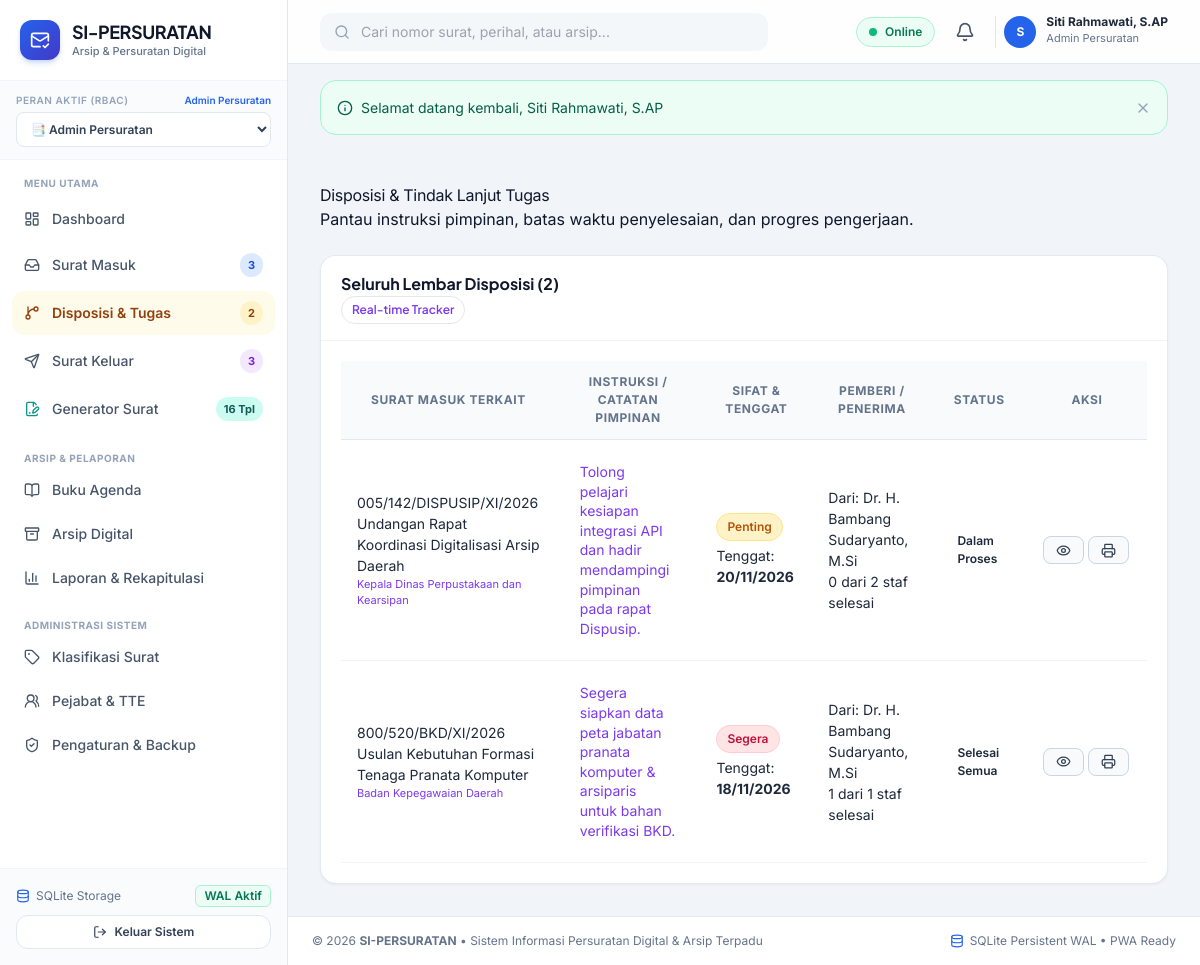
Page /public/disposisi/index.php (signed in) on the committed database.
### tables this page shows
CREATE TABLE users (
    id INTEGER PRIMARY KEY AUTOINCREMENT,
    username TEXT NOT NULL UNIQUE,
    email TEXT NOT NULL UNIQUE,
    password_hash TEXT NOT NULL,
    full_name TEXT NOT NULL,
    nip TEXT,
    jabatan TEXT,
    phone TEXT,
    role_id INTEGER NOT NULL,
    avatar TEXT,
    is_active INTEGER NOT NULL DEFAULT 1,
    created_at DATETIME DEFAULT CURRENT_TIMESTAMP,
    updated_at DATETIME DEFAULT CURRENT_TIMESTAMP,
    deleted_at DATETIME DEFAULT NULL,
    FOREIGN KEY (role_id) REFERENCES roles (id) ON DELETE RESTRICT
);

CREATE TABLE roles (
    id INTEGER PRIMARY KEY AUTOINCREMENT,
    name TEXT NOT NULL,
    slug TEXT NOT NULL UNIQUE,
    description TEXT,
    created_at DATETIME DEFAULT CURRENT_TIMESTAMP
);

CREATE TABLE disposisi (
    id INTEGER PRIMARY KEY AUTOINCREMENT,
    surat_masuk_id INTEGER NOT NULL,
    pemberi_user_id INTEGER NOT NULL,
    sifat TEXT NOT NULL DEFAULT 'biasa', -- 'biasa', 'penting', 'rahasia', 'segera'
    tenggat_waktu DATE,
    catatan_instruksi TEXT NOT NULL,
    created_at DATETIME DEFAULT CURRENT_TIMESTAMP,
    updated_at DATETIME DEFAULT CURRENT_TIMESTAMP,
    FOREIGN KEY (surat_masuk_id) REFERENCES surat_masuk (id) ON DELETE RESTRICT,
    FOREIGN KEY (pemberi_user_id) REFERENCES users (id) ON DELETE RESTRICT
);

### public/disposisi/index.php (the view, shortened to what the rows shown need)
<?php
require_once __DIR__ . '/../../config/app.php';
$currentUser = Auth::user();
$db = Database::getInstance();
$isPimpinanOrAdmin = Auth::hasRole(['superadmin', 'admin_persuratan', 'pimpinan', 'sekretaris']);
if ($isPimpinanOrAdmin) {
    $disposisiList = $db->query("
        SELECT d.*, sm.nomor_surat, sm.perihal, sm.pengirim, sm.asal_instansi,
               u.full_name as pemberi_nama,
               (SELECT COUNT(*) FROM disposisi_detail WHERE disposisi_id = d.id) as total_penerima,
               (SELECT COUNT(*) FROM disposisi_detail WHERE disposisi_id = d.id AND status = 'selesai') as total_selesai
        FROM disposisi d
        JOIN surat_masuk sm ON d.surat_masuk_id = sm.id
        JOIN users u ON d.pemberi_user_id = u.id
        WHERE sm.deleted_at IS NULL
        ORDER BY d.created_at DESC
    ")->fetchAll();
} else {
    $disposisiList = Disposisi::getMyDisposisi($currentUser['id']);
}
require_once APP_PATH . '/views/layouts/header.php';
?>
<div class="card border-0 shadow-sm rounded-3">
    <div class="card-body p-0">
        <div class="table-responsive">
            <table class="table table-custom mb-0">
                <thead>
                    <tr>
                        <th>Surat Masuk Terkait</th>
                        <th>Instruksi / Catatan Pimpinan</th>
                        <th>Sifat & Tenggat</th>
                        <th>Pemberi / Penerima</th>
                        <th>Status</th>
                        <th width="120" class="text-center">Aksi</th>
                    </tr>
                </thead>
                <tbody>
                    <?php if (empty($disposisiList)): ?>
                        <tr>
                            <td colspan="6" class="text-center text-muted py-5">
                                <i data-lucide="git-pull-request" style="width:42px; height:42px;" class="mb-2 text-secondary opacity-50"></i>
                                <div>Tidak ada data disposisi.</div>
                            </td>
                        </tr>
                    <?php else: ?>
                        <?php foreach ($disposisiList as $row): ?>
                            <tr>
                                <td>
                                    <div class="fw-bold text-dark"><?= htmlspecialchars($row['nomor_surat']) ?></div>
                                    <div class="text-muted small text-truncate" style="max-width: 220px;" title="<?= htmlspecialchars($row['perihal']) ?>">
                                        <?= htmlspecialchars($row['perihal']) ?>
                                    </div>
                                    <div class="text-secondary" style="font-size: 11px;"><?= htmlspecialchars($row['pengirim'] ?? '') ?></div>
                                </td>
                                <td>
                                    <div class="p-2 bg-light rounded text-secondary small" style="max-width: 280px; line-height: 1.4;">
                                        <?= nl2br(htmlspecialchars($row['catatan_instruksi'])) ?>
                                    </div>
                                </td>
                                <td>
                                    <?php
                                    $sifatBadge = match($row['sifat']) {
                                        'penting' => 'bg-warning text-dark',
                                        'segera' => 'bg-danger text-white',
                                        'rahasia' => 'bg-dark text-white',
                                        default => 'bg-secondary text-white'
                                    };
                                    ?>
                                    <span class="badge <?= $sifatBadge ?>"><?= ucfirst($row['sifat']) ?></span>
                                    <div class="text-muted small mt-1">
                                        Tenggat: <?= !empty($row['tenggat_waktu']) ? '<strong>' . date('d/m/Y', strtotime($row['tenggat_waktu'])) . '</strong>' : '-' ?>
                                    </div>
                                </td>
                                <td>
                                    <div class="small fw-semibold text-dark">Dari: <?= htmlspecialchars($row['pemberi_nama']) ?></div>
                                    <?php if ($isPimpinanOrAdmin): ?>
                                        <div class="text-muted small"><?= $row['total_selesai'] ?> dari <?= $row['total_penerima'] ?> staf selesai</div>
                                    <?php endif; ?>
                                </td>
                                <td>
                                    <?php if ($isPimpinanOrAdmin): ?>
                                        <?php if ($row['total_selesai'] == $row['total_penerima'] && $row['total_penerima'] > 0): ?>
                                            <span class="badge badge-soft-success">Selesai Semua</span>
                                        <?php else: ?>
                                            <span class="badge badge-soft-warning">Dalam Proses</span>
                                        <?php endif; ?>
                                    <?php endif; ?>
                                </td>
                                <td>
                                    <div class="d-flex justify-content-center gap-1">
                                        <a href="<?= url('surat_masuk/detail.php') ?>?id=<?= $row['surat_masuk_id'] ?>" class="btn btn-sm btn-light border p-1" title="Lihat Surat & Disposisi">
                                            <i data-lucide="eye" style="width: 15px; height: 15px;"></i>
                                        </a>
                                        <a href="<?= url('disposisi/cetak.php') ?>?id=<?= $row['id'] ?? $row['disposisi_id'] ?>" target="_blank" class="btn btn-sm btn-light border p-1 text-primary" title="Cetak Lembar Disposisi">
                                            <i data-lucide="printer" style="width: 15px; height: 15px;"></i>
                                        </a>
                                    </div>
                                </td>
                            </tr>
                        <?php endforeach; ?>
                    <?php endif; ?>
                </tbody>
            </table>
        </div>
    </div>
</div>
<?php require_once APP_PATH . '/views/layouts/footer.php'; ?>

### app/views/layouts/header.php (shortened to what the rows shown need)
<!DOCTYPE html>
<html lang="id">
<head>
    <script src="https://cdn.tailwindcss.com"></script>
</head>
<body class="antialiased selection:bg-blue-100 selection:text-blue-900">
<div class="min-h-screen flex flex-col lg:flex-row">
    <?php require_once APP_PATH . '/views/layouts/sidebar.php'; ?>
    <div class="flex-1 flex flex-col min-w-0 pb-20 lg:pb-0">
        <header class="sticky top-0 z-30 bg-white/90 backdrop-blur-md border-b border-slate-200 px-4 lg:px-8 h-16 flex items-center justify-between gap-4">
            <div class="flex items-center gap-2 sm:gap-3">
                <div class="relative">
                    <button onclick="toggleDropdown('user-menu')" class="flex items-center gap-2.5 pl-2 border-l border-slate-200 hover:opacity-90 transition">
                        <div class="w-8 h-8 rounded-full bg-blue-600 text-white font-bold text-xs flex items-center justify-center shadow-xs">
                            <?= strtoupper(substr($currentUser['full_name'] ?? 'U', 0, 1)) ?>
                        </div>
                        <div class="hidden md:block text-left">
                            <p class="text-xs font-bold text-slate-800 leading-none"><?= htmlspecialchars($currentUser['full_name'] ?? 'User') ?></p>
                            <p class="text-[11px] text-slate-500 mt-0.5"><?= htmlspecialchars($currentUser['role_name'] ?? 'Role') ?></p>
                        </div>
                    </button>
                </div>
            </div>
        </header>
        <main class="flex-1 p-4 lg:p-8 max-w-7xl w-full mx-auto space-y-6">

### app/views/layouts/sidebar.php (shortened to what the rows shown need)
<?php
$currentUser = Auth::user();
$currentRoleSlug = $currentUser['role_slug'] ?? 'superadmin';
?>
<aside id="sidebar" class="fixed lg:sticky top-0 left-0 z-50 h-screen w-72 bg-white border-r border-slate-200 flex flex-col transition-transform duration-300 -translate-x-full lg:translate-x-0 shrink-0">
  <div class="p-5 border-b border-slate-100 flex items-center justify-between">
    <a href="<?= url('dashboard.php') ?>" class="flex items-center gap-3 group text-decoration-none">
      <div>
        <h1 class="font-display font-bold text-slate-900 text-lg leading-tight tracking-tight">SI-PERSURATAN</h1>
      </div>
    </a>
  </div>
  <div class="px-4 py-3 bg-slate-50/80 border-b border-slate-100">
    <div class="flex items-center justify-between mb-1">
      <label class="text-[10px] font-semibold uppercase tracking-wider text-slate-400 block">Peran Aktif (RBAC)</label>
      <span class="text-[10px] text-blue-600 font-semibold"><?= htmlspecialchars($currentUser['role_name'] ?? 'User') ?></span>
    </div>
    <div class="relative">
      <select onchange="window.location.href='<?= url('switch_role.php?role=') ?>' + this.value" class="w-full text-xs font-semibold bg-white border border-slate-200 rounded-lg px-2.5 py-2 text-slate-700 focus:outline-none focus:ring-2 focus:ring-blue-500/20 focus:border-blue-600 cursor-pointer">
        <option value="admin_persuratan" <?= $currentRoleSlug === 'admin_persuratan' ? 'selected' : '' ?>>📑 Admin Persuratan</option>
      </select>
    </div>
  </div>
</aside>

### rows in the picture
users: role.name "Admin Persuratan", full_name "S", full_name "Siti Rahmawati, S.AP"
roles: slug "📑 Admin Persuratan"
disposisi: nomor_surat "005/142/DISPUSIP/XI/2026", perihal "Undangan Rapat Koordinasi Digitalisasi Arsip Daerah", pengirim "Kepala Dinas Perpustakaan dan Kearsipan", catatan_instruksi "Tolong pelajari kesiapan integrasi API dan hadir mendampingi pimpinan pada rapat Dispusip.", sifat "Penting", tenggat_waktu "20/11/2026", pemberi_nama "Dr. H. Bambang Sudaryanto, M.Si", total_selesai "0", total_penerima "2", shows "Dalam Proses"
disposisi: nomor_surat "800/520/BKD/XI/2026", perihal "Usulan Kebutuhan Formasi Tenaga Pranata Komputer", pengirim "Badan Kepegawaian Daerah", catatan_instruksi "Segera siapkan data peta jabatan pranata komputer & arsiparis untuk bahan verifikasi BKD.", sifat "Segera", tenggat_waktu "18/11/2026", pemberi_nama "Dr. H. Bambang Sudaryanto, M.Si", total_selesai "1", total_penerima "1", shows "Selesai Semua"

### other values in the picture
$badgeSm "3"
$badgeDisp "2"
$badgeSk "3"
$msg['message'] "Selamat datang kembali, Siti Rahmawati, S.AP"
count($disposisiList) "2"
